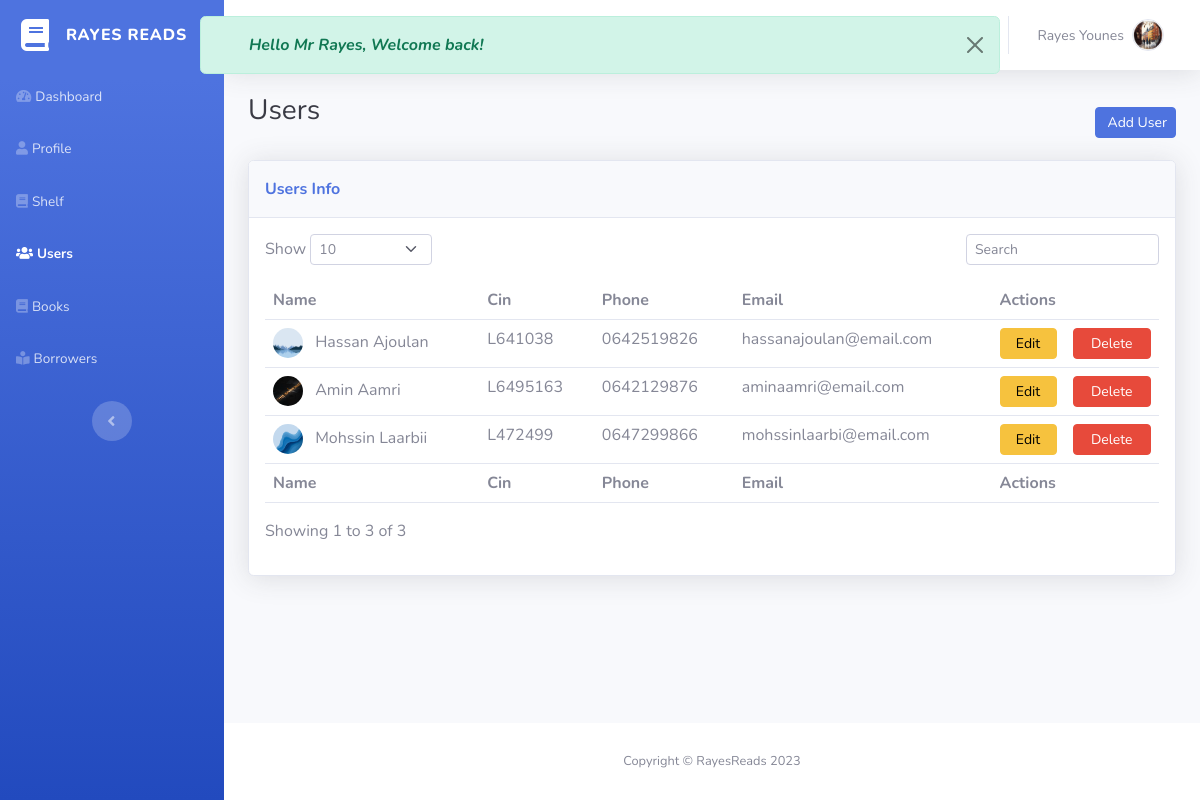
The page /users.php (signed in) on the database as committed earlier.
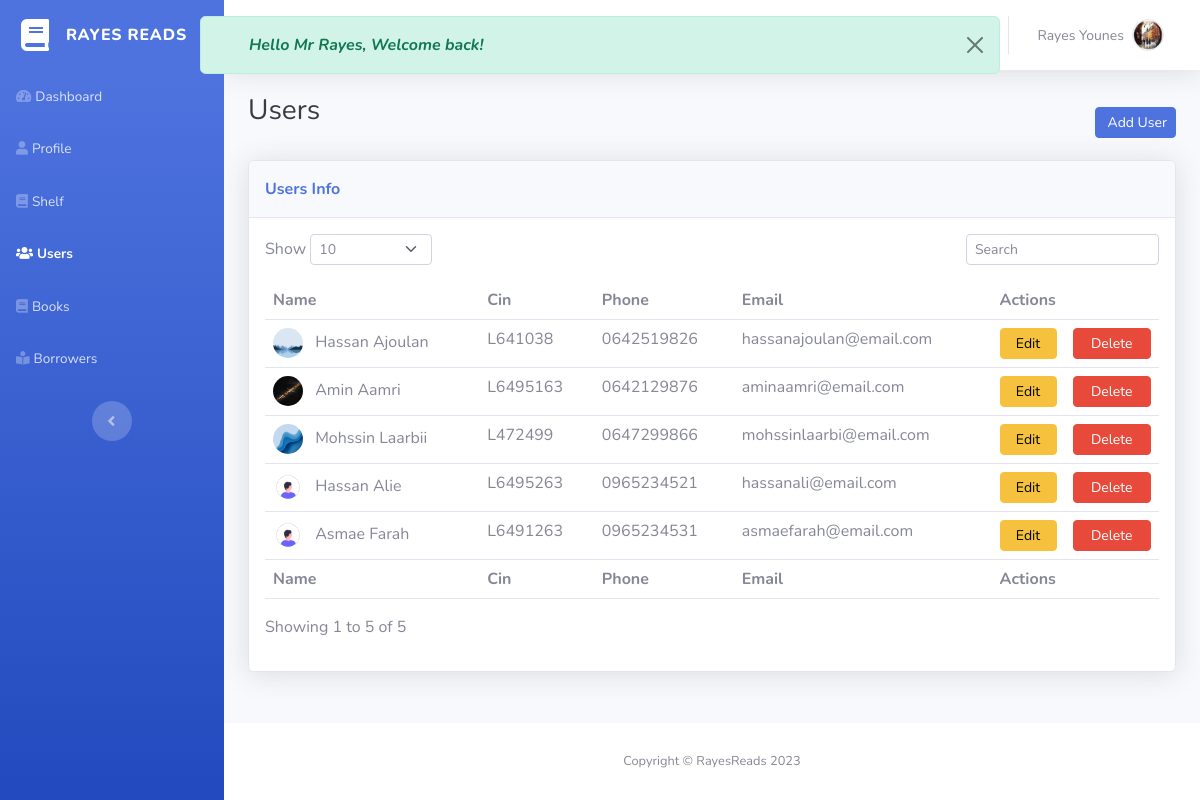
The same page on the database as committed later.
### tables this page shows
CREATE TABLE `users` (
  `ID_User` int(11) NOT NULL,
  `Cin` varchar(255) NOT NULL,
  `First_Name` varchar(255) NOT NULL,
  `Last_Name` varchar(255) NOT NULL,
  `Email` varchar(255) NOT NULL,
  `Phone_Number` varchar(255) NOT NULL,
  `Pass_key` varchar(255) NOT NULL,
  `Is_Admin` tinyint(1) NOT NULL,
  `Avatar` varchar(255) NOT NULL
);

### users.php (the view, shortened to what the changed rows need)
<head>
    <link rel="stylesheet" href="assets/bootstrap/css/bootstrap.min.css">
    <link rel="stylesheet" href="assets/fonts/fontawesome-all.min.css">
    <link rel="stylesheet" href="assets/css/Nunito.css">
    <link rel="stylesheet" href="assets/css/style.css">
    <link rel="stylesheet" href="assets/css/users.css">
</head>
<body id="page-top">
    <div id="wrapper">
        <div class="d-flex flex-column" id="content-wrapper">
            <div id="content">
                <div class="container-fluid">
                    <div class="card shadow">
                        <div class="card-body">
                            <div class="table-responsive table mt-2" id="dataTable" role="grid"
                                aria-describedby="dataTable_info">
                                <table class="table table-hover my-0" id="dataTable">
                                    <thead>
                                        <tr>
                                            <th>Name</th>
                                            <th>Cin</th>
                                            <th>Phone</th>
                                            <th>Email</th>
                                            <th colspan="2">Actions</th>
                                        </tr>
                                    </thead>
                                    <tbody>
                                        <?php
                                        $mysqli = require("db.php");
                                        $sql = "SELECT * FROM users WHERE Is_Admin = 0";
                                        $result = $mysqli->query($sql);
                                        ?>
                                        <?php while ($user = $result->fetch_assoc()) {; ?>
                                            <tr>
                                                <td>
                                                    <img title="" class="rounded-circle me-2" width="30" height="30"
                                                        src="<?php echo $user['Avatar']; ?>">
                                                    <?php echo $user['First_Name'] . ' ' . $user['Last_Name']; ?>
                                                </td>
                                                <td>
                                                    <?php echo $user['Cin']; ?>
                                                </td>
                                                <td>
                                                    <?php echo $user['Phone_Number']; ?>
                                                </td>
                                                <td>
                                                    <?php echo $user['Email']; ?>
                                                </td>
                                                <td>
                                                    <button id="<?php echo $user['ID_User']; ?>"
                                                        class="btn btn-warning btn-sm d-none d-sm-inline-block w-100 updateUserButton"
                                                        type="button">Edit</button>
                                                </td>
                                                <td>
                                                    <a id="" class="btn btn-danger btn-sm d-none d-sm-inline-block w-100"
                                                        href="delete-user-process.php?id=<?php echo $user['ID_User']; ?>">Delete</a>
                                                </td>
                                            </tr>
                                        <?php }
                                        ?>
                                    </tbody>
                                </table>
                            </div>
                            <div class="row">
                                <div class="col-md-6 align-self-center">
                                    <p id="dataTable_info" class="dataTables_info" role="status" aria-live="polite">
                                        <?php
                                        $mysqli = require("db.php");
                                        $sql = "SELECT COUNT(*) AS total FROM users WHERE is_admin = 0";
                                        $result = $mysqli->query($sql);
                                        $row = $result->fetch_assoc();
                                        $totalUsers = $row['total'];
                                        echo "Showing 1 to " . $totalUsers . " of " . $totalUsers;
                                        ?>
                                    </p>
                                </div>
                            </div>
                        </div>
                    </div>
                </div>
            </div>
        </div>
    </div>
</body>

Rows that differ between the two databases and show on the page:
added users: Avatar (placeholder picture), First_Name "Hassan", Last_Name "Alie", Cin "L6495263", Phone_Number "0965234521", Email "hassanali@email.com"
added users: Avatar (placeholder picture), First_Name "Asmae", Last_Name "Farah", Cin "L6491263", Phone_Number "0965234531", Email "asmaefarah@email.com"
Other text that changed with them:
$totalUsers: "3" → "5"
